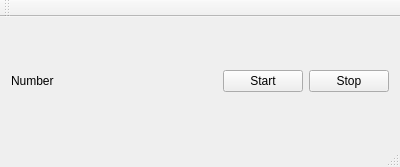
<?xml version="1.0" encoding="UTF-8"?>
<ui version="4.0">
 <class>MainWindow</class>
 <widget class="QMainWindow" name="MainWindow">
  <property name="geometry">
   <rect>
    <x>0</x>
    <y>0</y>
    <width>400</width>
    <height>167</height>
   </rect>
  </property>
  <property name="windowTitle">
   <string>MainWindow</string>
  </property>
  <widget class="QWidget" name="centralWidget">
   <layout class="QHBoxLayout" name="horizontalLayout">
    <item>
     <widget class="QLabel" name="label">
      <property name="text">
       <string>Number</string>
      </property>
     </widget>
    </item>
    <item>
     <spacer name="horizontalSpacer">
      <property name="orientation">
       <enum>Qt::Horizontal</enum>
      </property>
      <property name="sizeHint" stdset="0">
       <size>
        <width>145</width>
        <height>20</height>
       </size>
      </property>
     </spacer>
    </item>
    <item>
     <widget class="QPushButton" name="pushButton">
      <property name="text">
       <string>Start</string>
      </property>
     </widget>
    </item>
    <item>
     <widget class="QPushButton" name="pushButton_2">
      <property name="text">
       <string>Stop</string>
      </property>
     </widget>
    </item>
   </layout>
  </widget>
  <widget class="QMenuBar" name="menuBar">
   <property name="geometry">
    <rect>
     <x>0</x>
     <y>0</y>
     <width>400</width>
     <height>22</height>
    </rect>
   </property>
  </widget>
  <widget class="QToolBar" name="mainToolBar">
   <attribute name="toolBarArea">
    <enum>TopToolBarArea</enum>
   </attribute>
   <attribute name="toolBarBreak">
    <bool>false</bool>
   </attribute>
  </widget>
  <widget class="QStatusBar" name="statusBar"/>
 </widget>
 <layoutdefault spacing="6" margin="11"/>
 <resources/>
 <connections/>
</ui>
